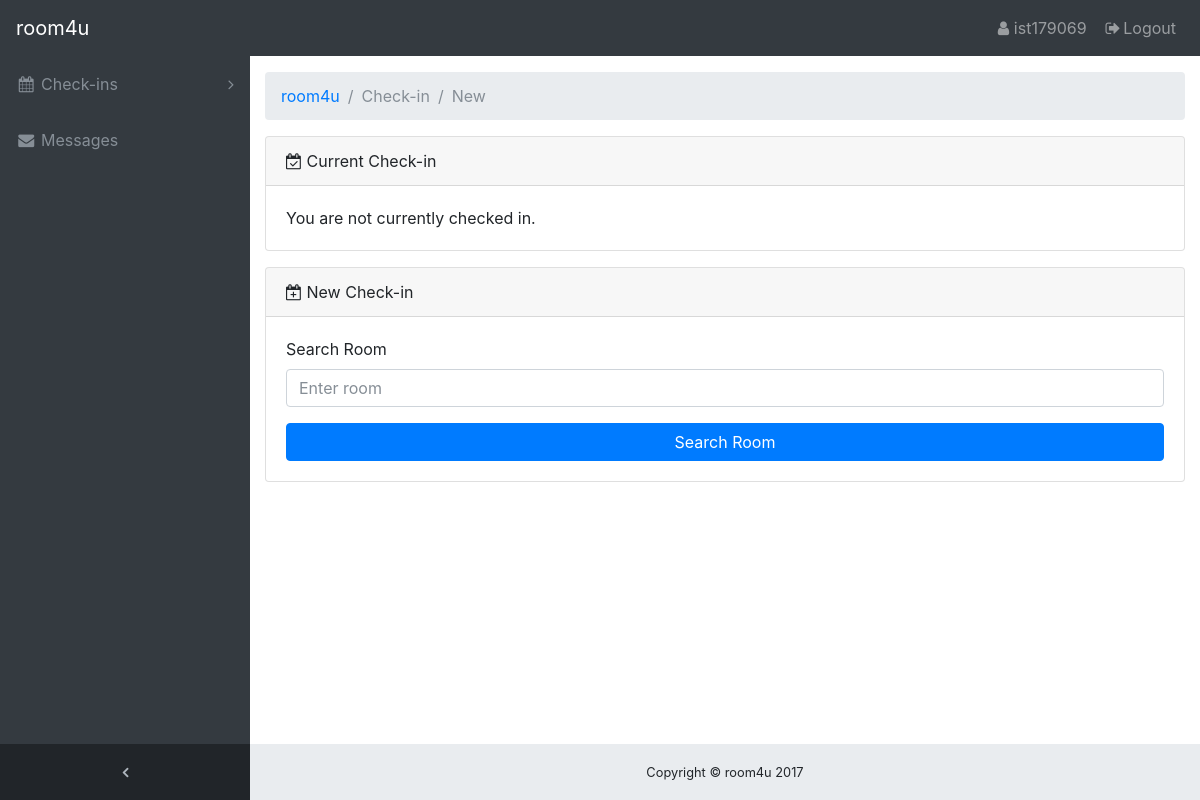
The app's page /room4u/check-in/ (signed in), older data.
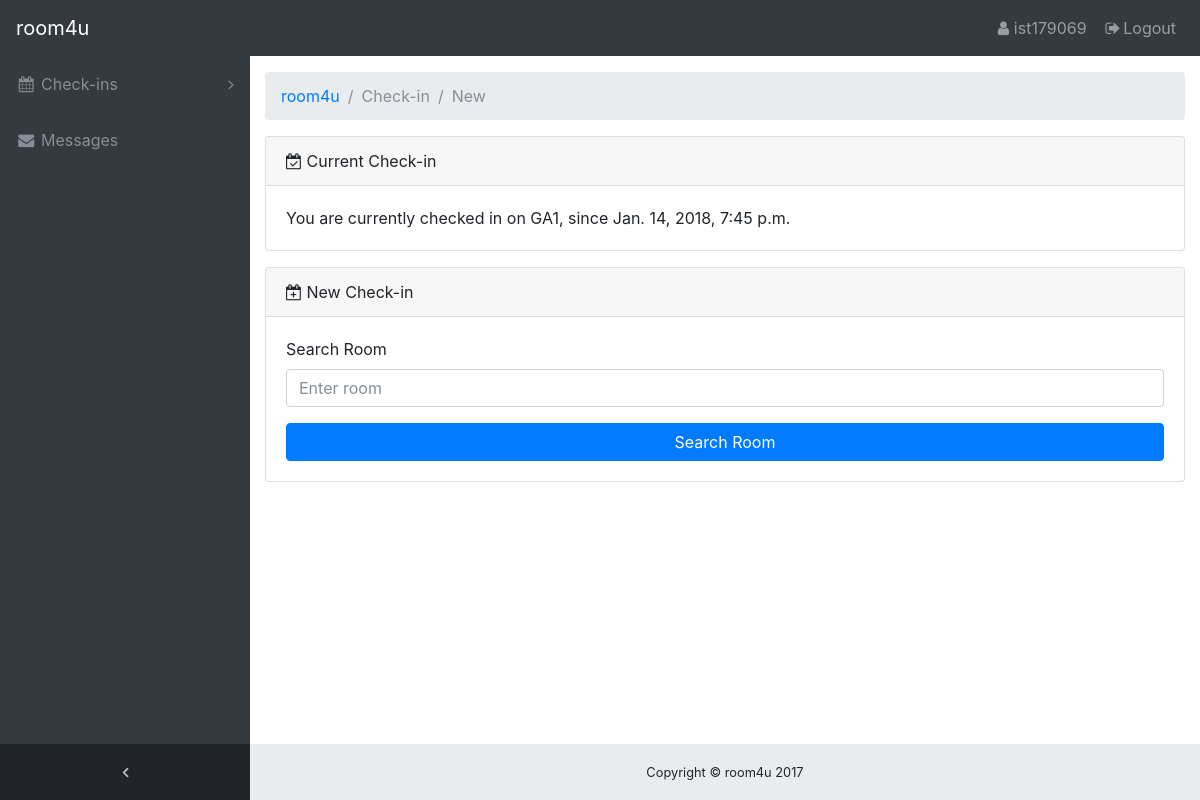
The same page, newer data.
### rooms/models.py (models this page shows, shortened)
class Room(models.Model):
    id = models.CharField(primary_key=True, editable=False, max_length=15)
    parent_id = models.CharField(max_length=15)
    name = models.CharField(max_length=15)
    created_at = models.DateTimeField(editable=False)
    modified_at = models.DateTimeField()

class Visit(models.Model):
    user = models.ForeignKey(User, on_delete=models.CASCADE)
    room = models.ForeignKey(Room, on_delete=models.CASCADE)
    start = models.DateTimeField()
    end = models.DateTimeField(blank=True, null=True)
    created_at = models.DateTimeField(editable=False)
    modified_at = models.DateTimeField()

### rooms/views.py (the view, shortened to what this page needs)
@method_decorator(login_required(login_url='/room4u/'), name='dispatch')
class CheckInView(View):
    template = 'check-in.html'
    form_class = SearchRoomFrom
    def get_context(self, request):
        context = {
            'username': request.user.username,
            'is_admin': request.user.is_staff
        }
        current_check_in = Visit.objects.filter(user=request.user, end__isnull=True).first()
        if not current_check_in:
            context['checked_in'] = 0
        else:
            context['checked_in'] = 1
            context['checked_in_room'] = current_check_in.room.name
            context['checked_in_time'] = current_check_in.start
        return context
    def get(self, request, *args, **kwargs):
        context = self.get_context(request)
        return render(request, self.template, context)

### rooms/templates/check-in.html (shortened to what this page needs)
{% extends "blank.html" %}
{% block body %}
    <ol class="breadcrumb">
        <li class="breadcrumb-item">
            <a href="/room4u">room4u</a>
        </li>
        <li class="breadcrumb-item active">Check-in</li>
        <li class="breadcrumb-item active">New</li>
    </ol>
    {% if is_admin %}
        <h1> Current Check-ins</h1>
        <hr>
        <div class="card mb-3">
            <div class="card-header">
                <i class="fa fa-map-pin"></i> GA1
            </div>
            <div class="card-body">
                <div class="table-responsive">
                    <table class="table table-bordered" id="dataTable" width="100%" cellspacing="0">
                        <thead>
                        <tr>
                            <th>Name</th>
                            <th>Position</th>
                            <th>Office</th>
                            <th>Age</th>
                            <th>Start date</th>
                            <th>Salary</th>
                            <th>Remove</th>
                        </tr>
                        </thead>
                        <tbody>
                        <tr>
                            <td>Gavin Cortez</td>
                            <td>Team Leader</td>
                            <td>San Francisco</td>
                            <td>22</td>
                            <td>2008/10/26</td>
                            <td>$235,500</td>
                            <td><i class="fa fa-times"></i></td>
                        </tr>
                        <tr>
                            <td>Martena Mccray</td>
                            <td>Post-Sales support</td>
                            <td>Edinburgh</td>
                            <td>46</td>
                            <td>2011/03/09</td>
                            <td>$324,050</td>
                            <td><i class="fa fa-times"></i></td>
                        </tr>
                        <tr>
                            <td>Unity Butler</td>
                            <td>Marketing Designer</td>
                            <td>San Francisco</td>
                            <td>47</td>
                            <td>2009/12/09</td>
                            <td>$85,675</td>
                            <td><i class="fa fa-times"></i></td>
                        </tr>
                        <tr>
                            <td>Timothy Mooney</td>
                            <td>Office Manager</td>
                            <td>London</td>
                            <td>37</td>
                            <td>2008/12/11</td>
                            <td>$136,200</td>
                            <td><i class="fa fa-times"></i></td>
                        </tr>
                        <tr>
                            <td>Jackson Bradshaw</td>
                            <td>Director</td>
                            <td>New York</td>
                            <td>65</td>
                            <td>2008/09/26</td>
                            <td>$645,750</td>
                            <td><i class="fa fa-times"></i></td>
                        </tr>
                        <tr>
                            <td>Zenaida Frank</td>
                            <td>Software Engineer</td>
                            <td>New York</td>
                            <td>63</td>
                            <td>2010/01/04</td>
                            <td>$125,250</td>
                            <td><i class="fa fa-times"></i></td>
                        </tr>
                        <tr>
                            <td>Zorita Serrano</td>
                            <td>Software Engineer</td>
                            <td>San Francisco</td>
                            <td>56</td>
                            <td>2012/06/01</td>
                            <td>$115,000</td>
                            <td><i class="fa fa-times"></i></td>
                        </tr>
                        </tbody>
                    </table>
                </div>
            </div>
        </div>
        <div class="card mb-3">
            <div class="card-header">
                <i class="fa fa-map-pin"></i> GA2
            </div>
            <div class="card-body">
                <div class="table-responsive">
                    <table class="table table-bordered" id="dataTable" width="100%" cellspacing="0">
                        <thead>
                        <tr>
                            <th>Name</th>
                            <th>Position</th>
                            <th>Office</th>
                            <th>Age</th>
                            <th>Start date</th>
                            <th>Salary</th>
                            <th>Remove</th>
                        </tr>
                        </thead>
                        <tbody>
                        <tr>
                            <td>Shou Itou</td>
                            <td>Regional Marketing</td>
                            <td>Tokyo</td>
                            <td>20</td>
                            <td>2011/08/14</td>
                            <td>$163,000</td>
                            <td><i class="fa fa-times"></i></td>
                        </tr>
                        <tr>
                            <td>Michelle House</td>
                            <td>Integration Specialist</td>
                            <td>Sidney</td>
                            <td>37</td>
                            <td>2011/06/02</td>
                            <td>$95,400</td>
                            <td><i class="fa fa-times"></i></td>
                        </tr>
                        <tr>
                            <td>Timothy Mooney</td>
                            <td>Office Manager</td>
                            <td>London</td>
                            <td>37</td>
                            <td>2008/12/11</td>
                            <td>$136,200</td>
                            <td><i class="fa fa-times"></i></td>
                        </tr>
                        <tr>
                            <td>Finn Camacho</td>
                            <td>Support Engineer</td>
                            <td>San Francisco</td>
                            <td>47</td>
                            <td>2009/07/07</td>
                            <td>$87,500</td>
                            <td><i class="fa fa-times"></i></td>
                        </tr>
                        </tbody>
                    </table>
                </div>
            </div>
        </div>
    {% else %}
        <div class="card mb-3">
            <div class="card-header">
                <i class="fa fa-calendar-check-o"></i> Current Check-in
            </div>
            <div class="card-body">
                {% if checked_in %}
                    You are currently checked in on {{ checked_in_room }}, since {{ checked_in_time }}
                {% else %}
                    You are not currently checked in.
                {% endif %}
            </div>
        </div>
        <div class="card mb-3">
            <div class="card-header">
                <i class="fa fa-calendar-plus-o"></i> New Check-in
            </div>
            <div class="card-body">
                <form method="post">
                    <div class="form-group">
                        <label for="id_username">Search Room</label>
                        <input class="form-control" id="id_username" type="text" name="keyword"
                               placeholder="Enter room">
                    </div>
                    <button class="btn btn-primary btn-block" type="submit">Search Room</button>
                </form>
            </div>
        </div>
    {% endif %}
{% endblock %}

### rooms/templates/blank.html (shortened to what this page needs)
{% load static %}
<!DOCTYPE html>
<html lang="en">
<head>
    <link href="{% static 'bootstrap/vendor/bootstrap/css/bootstrap.min.css' %}" rel="stylesheet">
    <link href="{% static 'bootstrap/vendor/font-awesome/css/font-awesome.min.css' %}" rel="stylesheet" type="text/css">
    <link href="{% static 'bootstrap/css/sb-admin.css' %}" rel="stylesheet">
</head>
<body class="fixed-nav sticky-footer bg-dark" id="page-top">
<nav class="navbar navbar-expand-lg navbar-dark bg-dark fixed-top" id="mainNav">
    <a class="navbar-brand" href="/room4u">room4u</a>
    <div class="collapse navbar-collapse" id="navbarResponsive">
        <ul class="navbar-nav navbar-sidenav" id="exampleAccordion">
            <li class="nav-item" data-toggle="tooltip" data-placement="right" title="Check-ins">
                <a class="nav-link nav-link-collapse collapsed" data-toggle="collapse" href="#collapseComponents"
                   data-parent="#exampleAccordion">
                    <i class="fa fa-fw fa-calendar"></i>
                    <span class="nav-link-text">Check-ins</span>
                </a>
            </li>
            <li class="nav-item" data-toggle="tooltip" data-placement="right" title="Messages">
                <a class="nav-link" href="/room4u/messages">
                    <i class="fa fa-fw fa-envelope"></i>
                    <span class="nav-link-text">Messages</span>
                </a>
            </li>
        </ul>
        <ul class="navbar-nav sidenav-toggler">
            <li class="nav-item">
                <a class="nav-link text-center" id="sidenavToggler">
                    <i class="fa fa-fw fa-angle-left"></i>
                </a>
            </li>
        </ul>
        <ul class="navbar-nav ml-auto">
            <li class="nav-item">
                <a class="nav-link" href="/room4u/profile/">
                    <i class="fa fa-fw fa-user"></i>{{ username }}</a>
            </li>
            <li class="nav-item">
                <a class="nav-link" href="/room4u/logout/">
                    <i class="fa fa-fw fa-sign-out"></i>Logout</a>
            </li>
        </ul>
    </div>
</nav>
<div class="content-wrapper">
    <div class="container-fluid">
        {% block body %}
        {% endblock %}
    </div>
    <footer class="sticky-footer">
        <div class="container">
            <div class="text-center">
                <small>Copyright © room4u 2017</small>
            </div>
        </div>
    </footer>
</div>
</body>
</html>

Row changes from the older to the newer data that the page shows:
now on this page (row unchanged): Room: name "GA1"
added Visit: start "Jan. 14, 2018, 7:45 p.m."
Text that changed along with them:
text no longer shown: "You are not currently checked in."
text now shown: "You are currently checked in on , since"
